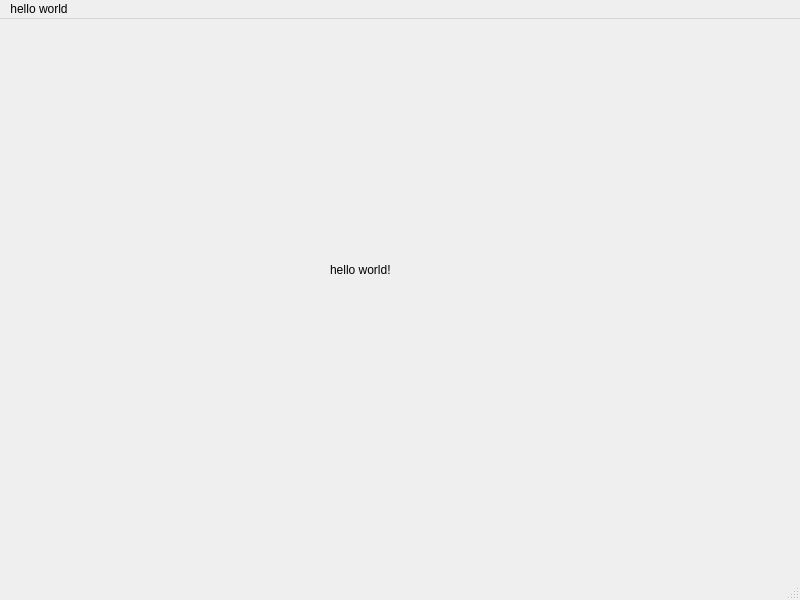
<?xml version="1.0" encoding="UTF-8"?>
<ui version="4.0">
 <class>MainWindow</class>
 <widget class="QMainWindow" name="MainWindow">
  <property name="geometry">
   <rect>
    <x>0</x>
    <y>0</y>
    <width>800</width>
    <height>600</height>
   </rect>
  </property>
  <property name="windowTitle">
   <string>MainWindow</string>
  </property>
  <widget class="QWidget" name="centralwidget">
   <widget class="QLabel" name="label">
    <property name="geometry">
     <rect>
      <x>330</x>
      <y>240</y>
      <width>71</width>
      <height>21</height>
     </rect>
    </property>
    <property name="text">
     <string>hello world!</string>
    </property>
   </widget>
  </widget>
  <widget class="QMenuBar" name="menubar">
   <property name="geometry">
    <rect>
     <x>0</x>
     <y>0</y>
     <width>800</width>
     <height>23</height>
    </rect>
   </property>
   <widget class="QMenu" name="menuhello_world">
    <property name="title">
     <string>hello world</string>
    </property>
   </widget>
   <addaction name="menuhello_world"/>
  </widget>
  <widget class="QStatusBar" name="statusbar"/>
 </widget>
 <resources/>
 <connections/>
</ui>
